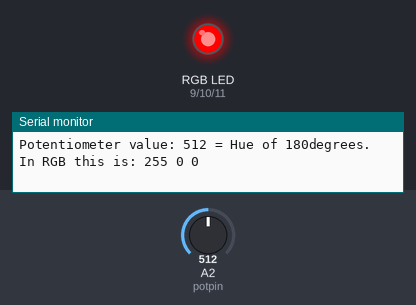
Bench run of a sketch on a simulated Arduino Uno, built with avr-gcc and run on an emulated ATmega328P. Parts: an RGB LED mixed from three pins (HIGH = lit), the last lines printed to the serial monitor. The test bench sets the inputs (shaded band); at power-on: A2 (potpin) = 512.

Above: at 1.2 s.
1.3 s: A2 (potpin) set to 716
At 2.3 s:
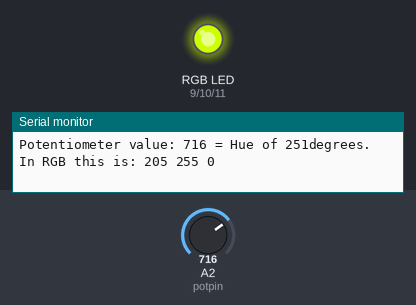
2.9 s: A2 (potpin) set to 900
At 3.3 s:
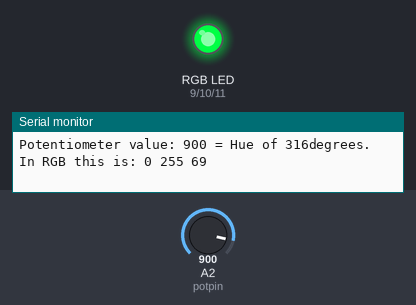
4.5 s: A2 (potpin) set to 1023
At 5.7 s:
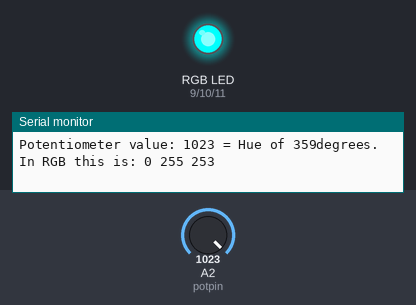
6.0 s: A2 (potpin) set to 511
At 7.2 s:
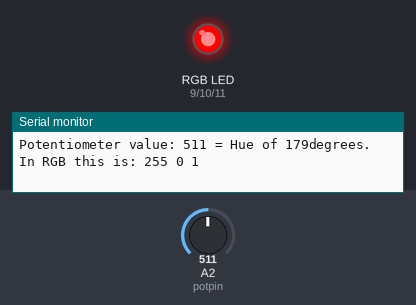
7.6 s: A2 (potpin) set to 306
At 8.2 s:
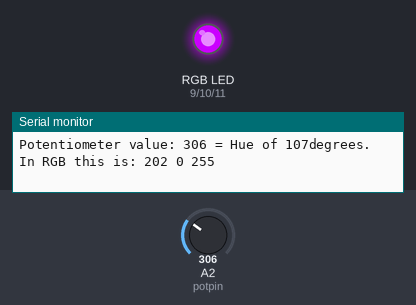
9.2 s: A2 (potpin) set to 122
At 10.3 s:
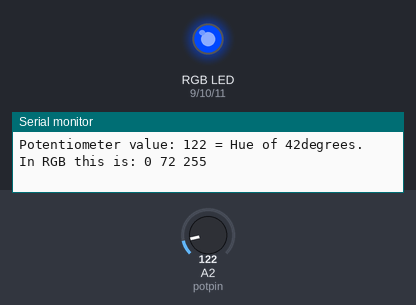
Timing chart, 0 to 11.8 s (numbered marks = the images above; inputs shaded):
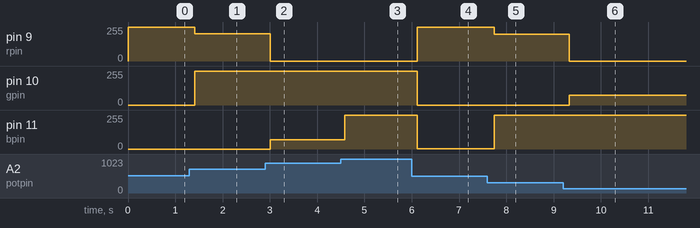

The sketch:

PotentiometerRGBCycle.pde
```cpp
int potpin = 2;              // Switch connected to digital pin 2

int rpin = 9;
int gpin = 10;
int bpin = 11;
float h;
int h_int;
int r=0, g=0, b=0;

int val=0;

void h2rgb(float h, int &R, int &G, int &B);

void setup()                    // run once, when the sketch starts
{
  Serial.begin(9600);           // set up Serial library at 9600 bps
}


void loop()                     // run over and over again
{
  val=analogRead(potpin);    // Read the pin and display the value
  //Serial.println(val);
  h = ((float)val)/1024;
  h_int = (int) 360*h;
  h2rgb(h,r,g,b);
  Serial.print("Potentiometer value: ");
  Serial.print(val);
  Serial.print(" = Hue of ");
  Serial.print(h_int);
  Serial.print("degrees. In RGB this is: ");
  Serial.print(r);
  Serial.print(" ");
  Serial.print(g);
  Serial.print(" ");
  Serial.println(b);

  analogWrite(rpin, r);
  analogWrite(gpin, g);
  analogWrite(bpin, b);
}

void h2rgb(float H, int& R, int& G, int& B) {

  int var_i;
  float S=1, V=1, var_1, var_2, var_3, var_h, var_r, var_g, var_b;

  if ( S == 0 )                       //HSV values = 0 ÷ 1
  {
    R = V * 255;
    G = V * 255;
    B = V * 255;
  }
  else
  {
    var_h = H * 6;
    if ( var_h == 6 ) var_h = 0;      //H must be < 1
    var_i = int( var_h ) ;            //Or ... var_i = floor( var_h )
    var_1 = V * ( 1 - S );
    var_2 = V * ( 1 - S * ( var_h - var_i ) );
    var_3 = V * ( 1 - S * ( 1 - ( var_h - var_i ) ) );

    if      ( var_i == 0 ) {
      var_r = V     ;
      var_g = var_3 ;
      var_b = var_1 ;
    }
    else if ( var_i == 1 ) {
      var_r = var_2 ;
      var_g = V     ;
      var_b = var_1 ;
    }
    else if ( var_i == 2 ) {
      var_r = var_1 ;
      var_g = V     ;
      var_b = var_3 ;
    }
    else if ( var_i == 3 ) {
      var_r = var_1 ;
      var_g = var_2 ;
      var_b = V     ;
    }
    else if ( var_i == 4 ) {
      var_r = var_3 ;
      var_g = var_1 ;
      var_b = V     ;
    }
    else                   {
      var_r = V     ;
      var_g = var_1 ;
      var_b = var_2 ;
    }

    R = (1-var_r) * 255;                  //RGB results = 0 ÷ 255
    G = (1-var_g) * 255;
    B = (1-var_b) * 255;
  }
}
```

Measured:
- after the input at 1.3 s, pin 9 (rpin): 255/255 → 205/255 after 0.11 s; pin 10 (gpin): 0/255 → 255/255 after 0.11 s
- after the input at 2.9 s, pin 9 (rpin): 205/255 → 0/255 after 0.11 s; pin 11 (bpin): 0/255 → 69/255 after 0.11 s
- after the input at 4.5 s, pin 11 (bpin): 69/255 → 253/255 after 0.08 s
- after the input at 6.0 s, pin 9 (rpin): 0/255 → 255/255 after 0.12 s; pin 10 (gpin): 255/255 → 0/255 after 0.12 s; pin 11 (bpin): 253/255 → 1/255 after 0.12 s
- after the input at 7.6 s, pin 9 (rpin): 255/255 → 202/255 after 0.14 s; pin 11 (bpin): 1/255 → 255/255 after 0.14 s
- after the input at 9.2 s, pin 9 (rpin): 202/255 → 0/255 after 0.13 s; pin 10 (gpin): 0/255 → 72/255 after 0.13 s
